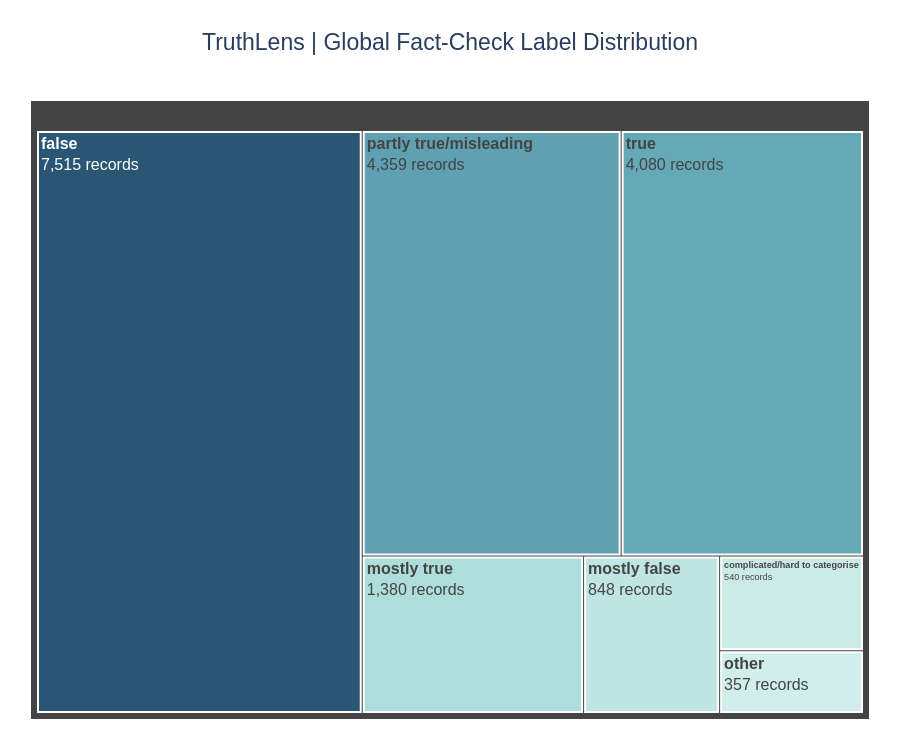

The notebook cell this image was saved under:
### Code cell
import plotly.express as px

# Prepare label summary
label_summary = (
    df["label"]
    .value_counts()
    .rename_axis("Fact-Check Label")
    .reset_index(name="Records")
)

# Calculate percentages
label_summary["Percentage"] = (
    label_summary["Records"] / label_summary["Records"].sum() * 100
)

# Create interactive treemap
fig = px.treemap(
    label_summary,
    path=["Fact-Check Label"],
    values="Records",
    color="Percentage",
    color_continuous_scale="Teal",
    custom_data=["Records", "Percentage"],
    title="TruthLens | Global Fact-Check Label Distribution"
)

# Improve hover information
fig.update_traces(
    texttemplate="<b>%{label}</b><br>%{value:,} records",
    textfont=dict(size=16),
    hovertemplate=(
        "<b>%{label}</b><br>"
        "Records: %{customdata[0]:,}<br>"
        "Share: %{customdata[1]:.2f}%"
        "<extra></extra>"
    ),
    marker=dict(
        line=dict(color="white", width=2)
    )
)

# Professional layout
fig.update_layout(
    title=dict(
        x=0.5,
        xanchor="center",
        font=dict(size=23)
    ),
    font=dict(
        family="Arial",
        size=14
    ),
    height=750,
    margin=dict(t=100, l=30, r=30, b=30),
    coloraxis_showscale=False,
    paper_bgcolor="white",
    plot_bgcolor="white"
)

# Display chart
fig.show(renderer="vscode")

### Figure 1 — Plotly figure (JSON) as saved in the notebook; plotly's stock layout.template omitted (floating-point values rounded to 4 significant figures)
{"data": [{"branchvalues": "total", "customdata": [[7515.0, 39.39], [4359.0, 22.85], [4080.0, 21.38], [1380.0, 7.233], [848.0, 4.445], [540.0, 2.83], [357.0, 1.871]], "domain": {"x": [0, 1], "y": [0, 1]}, "hovertemplate": "<b>%{label}</b><br>Records: %{customdata[0]:,}<br>Share: %{customdata[1]:.2f}%<extra></extra>", "ids": ["false", "partly true/misleading", "true", "mostly true", "mostly false", "complicated/hard to categorise", "other"], "labels": ["false", "partly true/misleading", "true", "mostly true", "mostly false", "complicated/hard to categorise", "other"], "marker": {"coloraxis": "coloraxis", "colors": [39.39, 22.85, 21.38, 7.233, 4.445, 2.83, 1.871], "line": {"color": "white", "width": 2}}, "name": "", "parents": ["", "", "", "", "", "", ""], "textfont": {"size": 16}, "texttemplate": "<b>%{label}</b><br>%{value:,} records", "type": "treemap", "values": [7515.0, 4359.0, 4080.0, 1380.0, 848.0, 540.0, 357.0]}], "layout": {"coloraxis": {"autocolorscale": false, "colorbar": {"title": {"text": "Percentage"}}, "colorscale": [[0, "rgb(209, 238, 234)"], [0.1667, "rgb(168, 219, 217)"], [0.3333, "rgb(133, 196, 201)"], [0.5, "rgb(104, 171, 184)"], [0.6667, "rgb(79, 144, 166)"], [0.8333, "rgb(59, 115, 143)"], [1, "rgb(42, 86, 116)"]], "showscale": false}, "font": {"family": "Arial", "size": 14}, "height": 750, "legend": {"tracegroupgap": 0}, "margin": {"b": 30, "l": 30, "r": 30, "t": 100}, "paper_bgcolor": "white", "plot_bgcolor": "white", "title": {"font": {"size": 23}, "text": "TruthLens | Global Fact-Check Label Distribution", "x": 0.5, "xanchor": "center"}}}
